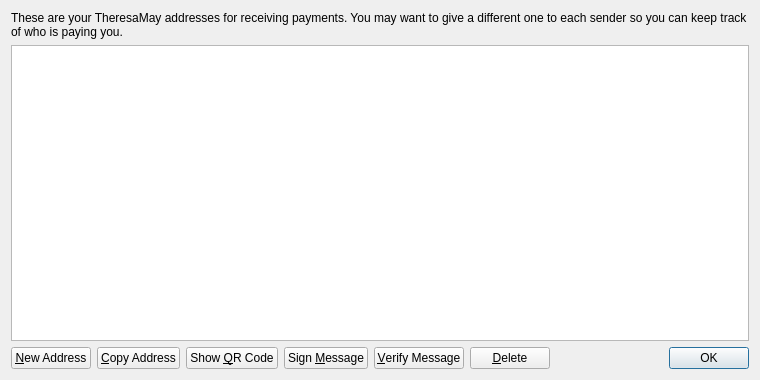
<?xml version="1.0" encoding="UTF-8"?>
<ui version="4.0">
 <class>AddressBookPage</class>
 <widget class="QWidget" name="AddressBookPage">
  <property name="geometry">
   <rect>
    <x>0</x>
    <y>0</y>
    <width>760</width>
    <height>380</height>
   </rect>
  </property>
  <property name="windowTitle">
   <string>Address Book</string>
  </property>
  <layout class="QVBoxLayout" name="verticalLayout">
   <item>
    <widget class="QLabel" name="labelExplanation">
     <property name="text">
      <string>These are your TheresaMay addresses for receiving payments. You may want to give a different one to each sender so you can keep track of who is paying you.</string>
     </property>
     <property name="textFormat">
      <enum>Qt::PlainText</enum>
     </property>
     <property name="wordWrap">
      <bool>true</bool>
     </property>
    </widget>
   </item>
   <item>
    <widget class="QTableView" name="tableView">
     <property name="contextMenuPolicy">
      <enum>Qt::CustomContextMenu</enum>
     </property>
     <property name="toolTip">
      <string>Double-click to edit address or label</string>
     </property>
     <property name="tabKeyNavigation">
      <bool>false</bool>
     </property>
     <property name="alternatingRowColors">
      <bool>true</bool>
     </property>
     <property name="selectionMode">
      <enum>QAbstractItemView::SingleSelection</enum>
     </property>
     <property name="selectionBehavior">
      <enum>QAbstractItemView::SelectRows</enum>
     </property>
     <property name="sortingEnabled">
      <bool>true</bool>
     </property>
     <attribute name="verticalHeaderVisible">
      <bool>false</bool>
     </attribute>
    </widget>
   </item>
   <item>
    <layout class="QHBoxLayout" name="horizontalLayout">
     <item>
      <widget class="QPushButton" name="newAddressButton">
       <property name="toolTip">
        <string>Create a new address</string>
       </property>
       <property name="text">
        <string>&amp;New Address</string>
       </property>
       <property name="icon">
        <iconset resource="../bitcoin.qrc">
         <normaloff>:/icons/add</normaloff>:/icons/add</iconset>
       </property>
      </widget>
     </item>
     <item>
      <widget class="QPushButton" name="copyToClipboard">
       <property name="toolTip">
        <string>Copy the currently selected address to the system clipboard</string>
       </property>
       <property name="text">
        <string>&amp;Copy Address</string>
       </property>
       <property name="icon">
        <iconset resource="../bitcoin.qrc">
         <normaloff>:/icons/editcopy</normaloff>:/icons/editcopy</iconset>
       </property>
      </widget>
     </item>
     <item>
      <widget class="QPushButton" name="showQRCode">
       <property name="text">
        <string>Show &amp;QR Code</string>
       </property>
       <property name="icon">
        <iconset resource="../bitcoin.qrc">
         <normaloff>:/icons/qrcode</normaloff>:/icons/qrcode</iconset>
       </property>
      </widget>
     </item>
     <item>
      <widget class="QPushButton" name="signMessage">
       <property name="toolTip">
        <string>Sign a message to prove you own a TheresaMay address</string>
       </property>
       <property name="text">
        <string>Sign &amp;Message</string>
       </property>
       <property name="icon">
        <iconset resource="../bitcoin.qrc">
         <normaloff>:/icons/edit</normaloff>:/icons/edit</iconset>
       </property>
      </widget>
     </item>
     <item>
      <widget class="QPushButton" name="verifyMessage">
       <property name="toolTip">
        <string>Verify a message to ensure it was signed with a specified TheresaMay address</string>
       </property>
       <property name="text">
        <string>&amp;Verify Message</string>
       </property>
       <property name="icon">
        <iconset resource="../bitcoin.qrc">
         <normaloff>:/icons/transaction_0</normaloff>:/icons/transaction_0</iconset>
       </property>
      </widget>
     </item>
     <item>
      <widget class="QPushButton" name="deleteButton">
       <property name="toolTip">
        <string>Delete the currently selected address from the list</string>
       </property>
       <property name="text">
        <string>&amp;Delete</string>
       </property>
       <property name="icon">
        <iconset resource="../bitcoin.qrc">
         <normaloff>:/icons/remove</normaloff>:/icons/remove</iconset>
       </property>
      </widget>
     </item>
     <item>
      <spacer name="horizontalSpacer">
       <property name="orientation">
        <enum>Qt::Horizontal</enum>
       </property>
       <property name="sizeHint" stdset="0">
        <size>
         <width>40</width>
         <height>20</height>
        </size>
       </property>
      </spacer>
     </item>
     <item>
      <widget class="QDialogButtonBox" name="buttonBox">
       <property name="sizePolicy">
        <sizepolicy hsizetype="Maximum" vsizetype="Fixed">
         <horstretch>0</horstretch>
         <verstretch>0</verstretch>
        </sizepolicy>
       </property>
       <property name="standardButtons">
        <set>QDialogButtonBox::Ok</set>
       </property>
      </widget>
     </item>
    </layout>
   </item>
  </layout>
 </widget>
 <resources>
  <include location="../bitcoin.qrc"/>
 </resources>
 <connections/>
</ui>
